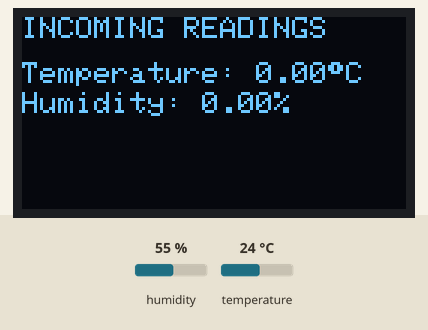
A sketch run on a simulated ESP32. Parts: 128×64 one-colour display. The test bench sets the inputs (shaded band); at power-on: humidity 55 %, temperature 24 °C. A WiFi scan finds three made-up networks; what the sketch prints to the serial monitor is not drawn.

Above: at 3.2 s.
3.3 s: humidity set to 22 %
At 10.4 s:
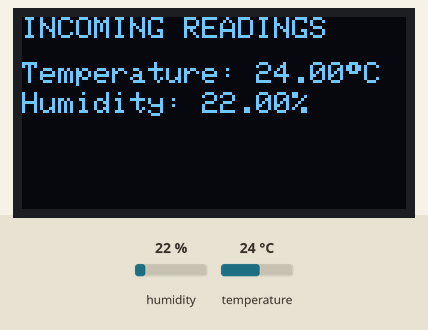
16.8 s: temperature set to 12 °C
At 20.6 s:
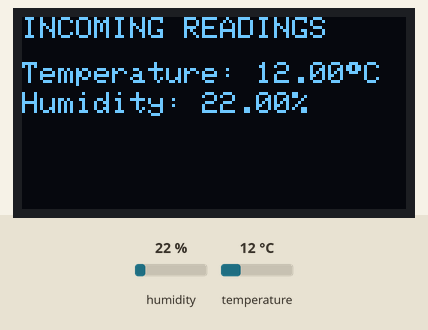
30.3 s: humidity set to 40 %
At 41.1 s:
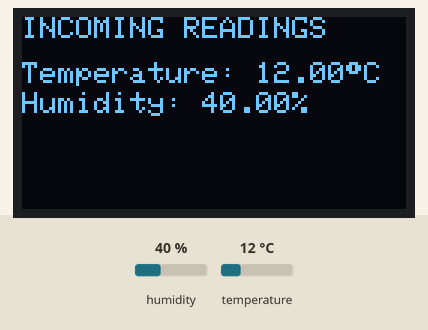
43.8 s: temperature set to 19 °C
Timing chart, 0 to 46.8 s (numbered marks = the images above; inputs shaded):
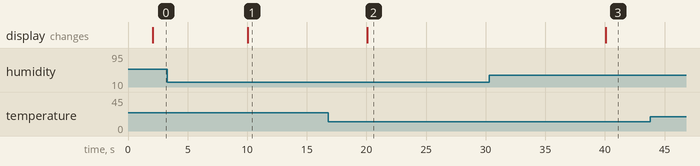

Measured:
- after the input at 3.3 s, the display: changes after 6.8 s (image 1)
- after the input at 16.8 s, the display: changes after 3.3 s (image 2)
- after the input at 30.3 s, the display: changes after 9.8 s (image 3)

The sketch:

sender_webpage.ino
```cpp
// (licence header left out)
#include <esp_now.h>
#include <esp_wifi.h>
#include <WiFi.h>
#include <Adafruit_Sensor.h>
#include <DHT.h>
#include <Adafruit_GFX.h>
#include <Adafruit_SSD1306.h>

#define SCREEN_WIDTH 128  // OLED display width, in pixels
#define SCREEN_HEIGHT 64  // OLED display height, in pixels

// Declaration for an SSD1306 display connected to I2C (SDA, SCL pins)
Adafruit_SSD1306 display(SCREEN_WIDTH, SCREEN_HEIGHT, &Wire, -1);

// Set your Board ID (ESP32 Sender #1 = BOARD_ID 1, ESP32 Sender #2 = BOARD_ID 2, etc)
#define BOARD_ID 2

// Digital pin connected to the DHT sensor
#define DHTPIN 4

// Uncomment the type of sensor in use:
#define DHTTYPE    DHT11     // DHT 11
//#define DHTTYPE    DHT22     // DHT 22 (AM2302)
//#define DHTTYPE    DHT21     // DHT 21 (AM2301)

DHT dht(DHTPIN, DHTTYPE);

//MAC Address of the receiver
uint8_t broadcastAddress[] = {0x94, 0xB9, 0x7E, 0xD9, 0xA5, 0x68};

//Structure example to send data
//Must match the receiver structure
typedef struct struct_message {
    int id;
    float temp;
    float hum;
    int readingId;
} struct_message;

//Create a struct_message called myData
struct_message myData;

esp_now_peer_info_t peerInfo;

unsigned long previousMillis = 0;   // Stores last time temperature was published
const long interval = 10000;        // Interval at which to publish sensor readings

unsigned int readingId = 0;

// Insert your SSID
constexpr char WIFI_SSID[] = "Test-server";

int32_t getWiFiChannel(const char *ssid) {
  if (int32_t n = WiFi.scanNetworks()) {
      for (uint8_t i=0; i<n; i++) {
          if (!strcmp(ssid, WiFi.SSID(i).c_str())) {
              return WiFi.channel(i);
          }
      }
  }
  return 0;
}

float readDHTTemperature() {
  // Sensor readings may also be up to 2 seconds 'old' (its a very slow sensor)
  // Read temperature as Celsius (the default)
  float t = dht.readTemperature();
  // Read temperature as Fahrenheit (isFahrenheit = true)
  //float t = dht.readTemperature(true);
  // Check if any reads failed and exit early (to try again).
  if (isnan(t)) {
    Serial.println("Failed to read from DHT sensor!");
    return 0;
  }
  else {
    Serial.println(t);
    return t;
  }
}

float readDHTHumidity() {
  // Sensor readings may also be up to 2 seconds 'old' (its a very slow sensor)
  float h = dht.readHumidity();
  if (isnan(h)) {
    Serial.println("Failed to read from DHT sensor!");
    return 0;
  }
  else {
    Serial.println(h);
    return h;
  }
}

// callback when data is sent
void OnDataSent(const uint8_t *mac_addr, esp_now_send_status_t status) {
  Serial.print("\r\nLast Packet Send Status:\t");
  Serial.println(status == ESP_NOW_SEND_SUCCESS ? "Delivery Success" : "Delivery Fail");
}

void setup() {
  //Init Serial Monitor
  Serial.begin(115200);

  dht.begin();

  // Init OLED display
  if(!display.begin(SSD1306_SWITCHCAPVCC, 0x3C)) {
    Serial.println(F("SSD1306 allocation failed"));
    for(;;);
  }

  // Set device as a Wi-Fi Station and set channel
  WiFi.mode(WIFI_STA);

  int32_t channel = getWiFiChannel(WIFI_SSID);

  WiFi.printDiag(Serial); // Uncomment to verify channel number before
  esp_wifi_set_promiscuous(true);
  esp_wifi_set_channel(channel, WIFI_SECOND_CHAN_NONE);//verander channel om een andere channel te gebruiken
  esp_wifi_set_promiscuous(false);
  WiFi.printDiag(Serial); // Uncomment to verify channel change after

  //Init ESP-NOW
  if (esp_now_init() != ESP_OK) {
    Serial.println("Error initializing ESP-NOW");
    return;
  }

  // Once ESPNow is successfully Init, we will register for Send CB to
  // get the status of Trasnmitted packet
  esp_now_register_send_cb(OnDataSent);

  //Register peer
  memcpy(peerInfo.peer_addr, broadcastAddress, 6);
  peerInfo.channel = 0;
  peerInfo.encrypt = false;

  //Add peer
  if (esp_now_add_peer(&peerInfo) != ESP_OK){
    Serial.println("Failed to add peer");
    return;
  }
}

void loop() {
  unsigned long currentMillis = millis();
  if (currentMillis - previousMillis >= interval) {
    // Save the last time a new reading was published
    previousMillis = currentMillis;
    //Set values to send
    myData.id = BOARD_ID;
    myData.temp = readDHTTemperature();
    myData.hum = readDHTHumidity();
    myData.readingId = readingId++;

    //Send message via ESP-NOW
    esp_err_t result = esp_now_send(broadcastAddress, (uint8_t *) &myData, sizeof(myData));
    if (result == ESP_OK) {
      Serial.println("Sent with success");
    }
    else {
      Serial.println("Error sending the data");
    }
  }
  updateDisplay();
}

void updateDisplay(){
  // Display Readings on OLED Display
  display.clearDisplay();
  display.setTextSize(1);
  display.setTextColor(WHITE);
  display.setCursor(0, 0);
  display.println("INCOMING READINGS");
  display.setCursor(0, 15);
  display.print("Temperature: ");
  display.print(myData.temp);
  display.cp437(true);
  display.write(248);
  display.print("C");
  display.setCursor(0, 25);
  display.print("Humidity: ");
  display.print(myData.hum);
  display.print("%");
  display.setCursor(0, 35);
  display.display();
}
```
